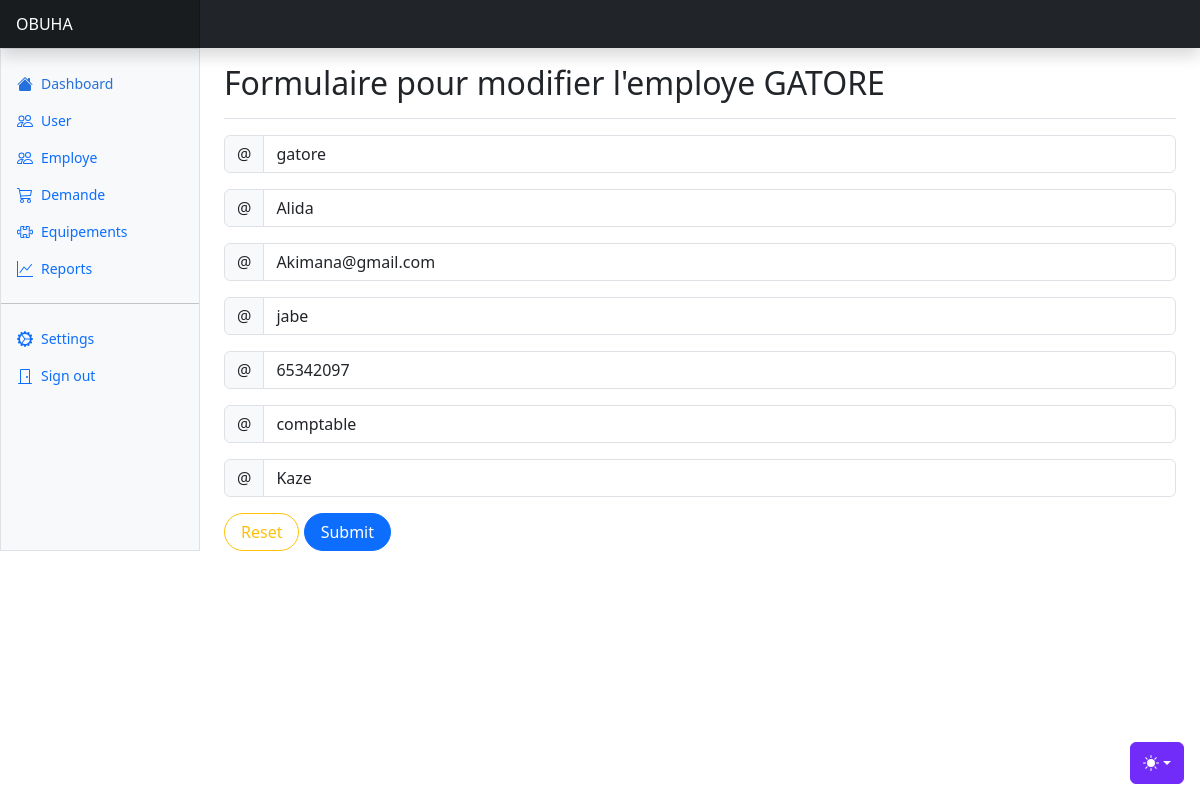
Page /edit_employe.php?edit_employe=1 (signed in) on the committed database.
### tables this page shows
CREATE TABLE `employe` (
  `id` int(11) NOT NULL,
  `nom_emp` varchar(40) NOT NULL,
  `prenom_emp` varchar(40) NOT NULL,
  `user_id` int(20) NOT NULL,
  `adresse` varchar(30) NOT NULL,
  `fonction` varchar(50) NOT NULL,
  `email` varchar(60) NOT NULL,
  `telephone` int(11) NOT NULL
);

CREATE TABLE `user` (
  `id` int(20) NOT NULL,
  `nom` varchar(40) NOT NULL,
  `prenom` varchar(35) NOT NULL,
  `adresse` varchar(40) NOT NULL,
  `tel` int(11) NOT NULL,
  `email` varchar(20) NOT NULL,
  `password` int(11) NOT NULL
);

### edit_employe.php (the view, shortened to what this page needs)
<?php require_once 'header.php';
if(isset($_GET['edit_employe'])) {
 $query = $pdo->prepare("SELECT * FROM `employe` WHERE id = ?");
 $query->execute(array($_GET['edit_employe']));
 $data = $query->fetchAll(PDO::FETCH_ASSOC);
 foreach ($data as $value) {
   $nom = $value['nom_emp'];
   $prenom = $value['prenom_emp'];
   $utilisateur = $value['user_id'];
   $adresse = $value['adresse'];
   $fonction = $value['fonction'];
   $email = $value['email'];
   $telephone = $value['telephone'];
  }
}
?>
    <main class="col-md-9 ms-sm-auto col-lg-10 px-md-4">
      <div class="d-flex justify-content-between flex-wrap flex-md-nowrap align-items-center pt-3 pb-2 mb-3 border-bottom">
        <h1 class="h2">Formulaire pour modifier l'employe <?php echo strtoupper($nom); ?></h1>
      </div>
  <form method="POST">
   <div class="input-group mb-3">
    <span class="input-group-text">@</span>
    <input type="text" class="form-control" placeholder="Nom" aria-label="Nom" name="nom" value="<?php echo $nom; ?>">
  </div>
  <div class="input-group mb-3">
    <span class="input-group-text">@</span>
    <input type="text" class="form-control" placeholder="Prenom" aria-label="Prenom" name="prenom" value="<?php echo $prenom; ?>">
  </div>
  <div class="input-group mb-3">
    <span class="input-group-text">@</span>
    <input type="email" class="form-control" placeholder="Email" aria-label="Email" name="email" value="<?php echo $email; ?>">
  </div>
  <div class="input-group mb-3">
    <span class="input-group-text">@</span>
    <input type="text" class="form-control" placeholder="Adresse" aria-label="Adresse" name="adresse" value="<?php echo $adresse; ?>">
  </div>
  <div class="input-group mb-3">
    <span class="input-group-text">@</span>
    <input type="number" class="form-control" placeholder="Telephone" aria-label="Telephone" name="telephone" value="<?php echo $telephone; ?>">
  </div>
    <div class="input-group mb-3">
    <span class="input-group-text">@</span>
    <input type="text" class="form-control" placeholder="Fonction" aria-label="Fonction" name="fonction" value="<?php echo $fonction; ?>">
  </div>
  <div class="input-group mb-3">
    <span class="input-group-text">@</span>
    <select class="form-control" name="utilisateur">
      <?php   $query = $pdo->prepare("SELECT * FROM `user`");
              $query->execute();
              $data = $query->fetchAll(PDO::FETCH_ASSOC);
            foreach ($data as $value) {
               ?>
         <option value="<?php echo $value['id'];?>"
          <?php if($value['id'] == $utilisateur) echo "selected";?>
         >
          <?php  echo $value['nom']; ?>
         </option>
     <?php  } ?>
    </select>
  </div>
  <input type="reset" class=" btn btn-outline-warning rounded-pill px-3" name="Reset">
  <input type="submit" class="btn btn-primary rounded-pill px-3" name="Envoyer">
 </form>
<?php require "footer.php"?>

### rows in the picture
employe: nom_emp "GATORE", nom "gatore", prenom "Alida", email "Akimana@gmail.com", adresse "jabe", telephone "65342097", fonction "comptable", utilisateur "Kaze"
